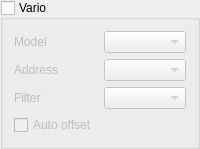
                <widget class="QGroupBox" name="gbAltitude">
                 <property name="enabled">
                  <bool>true</bool>
                 </property>
                 <property name="minimumSize">
                  <size>
                   <width>0</width>
                   <height>0</height>
                  </size>
                 </property>
                 <property name="maximumSize">
                  <size>
                   <width>16777215</width>
                   <height>16777215</height>
                  </size>
                 </property>
                 <property name="title">
                  <string>Vario</string>
                 </property>
                 <property name="checkable">
                  <bool>true</bool>
                 </property>
                 <property name="checked">
                  <bool>false</bool>
                 </property>
                 <layout class="QGridLayout" name="gridLayout_7">
                  <item row="1" column="2">
                   <widget class="QComboBox" name="cbBarometerType">
                    <property name="enabled">
                     <bool>false</bool>
                    </property>
                   </widget>
                  </item>
                  <item row="3" column="2">
                   <widget class="QComboBox" name="cbAltitudeFilter">
                    <property name="enabled">
                     <bool>false</bool>
                    </property>
                   </widget>
                  </item>
                  <item row="1" column="1">
                   <widget class="QLabel" name="label_26">
                    <property name="enabled">
                     <bool>false</bool>
                    </property>
                    <property name="text">
                     <string>Model</string>
                    </property>
                   </widget>
                  </item>
                  <item row="4" column="1">
                   <widget class="QCheckBox" name="cbVarioAutoOffset">
                    <property name="enabled">
                     <bool>false</bool>
                    </property>
                    <property name="text">
                     <string>Auto offset</string>
                    </property>
                   </widget>
                  </item>
                  <item row="2" column="1">
                   <widget class="QLabel" name="label_13">
                    <property name="enabled">
                     <bool>false</bool>
                    </property>
                    <property name="text">
                     <string>Address</string>
                    </property>
                   </widget>
                  </item>
                  <item row="3" column="1">
                   <widget class="QLabel" name="lbAltitudeFilter">
                    <property name="enabled">
                     <bool>false</bool>
                    </property>
                    <property name="text">
                     <string>Filter</string>
                    </property>
                   </widget>
                  </item>
                  <item row="2" column="2">
                   <widget class="QComboBox" name="cbAddress">
                    <property name="enabled">
                     <bool>false</bool>
                    </property>
                   </widget>
                  </item>
                 </layout>
                </widget>
